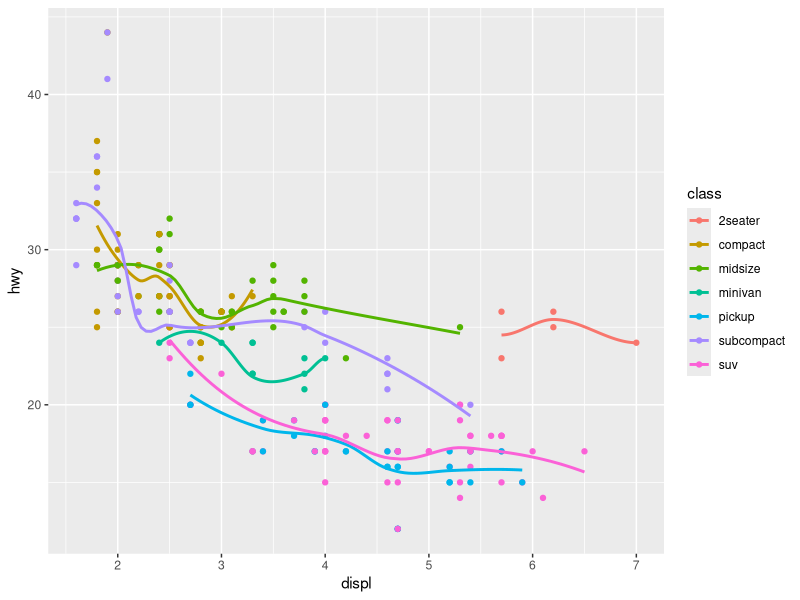
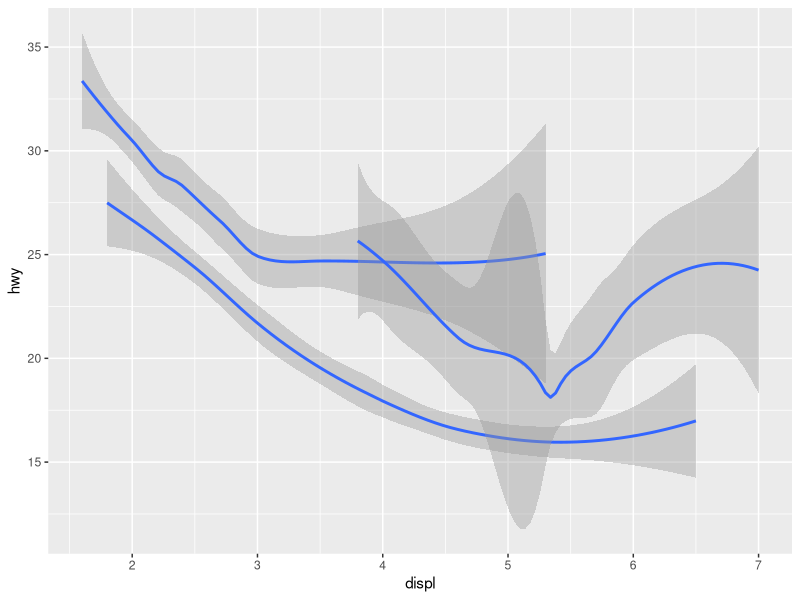
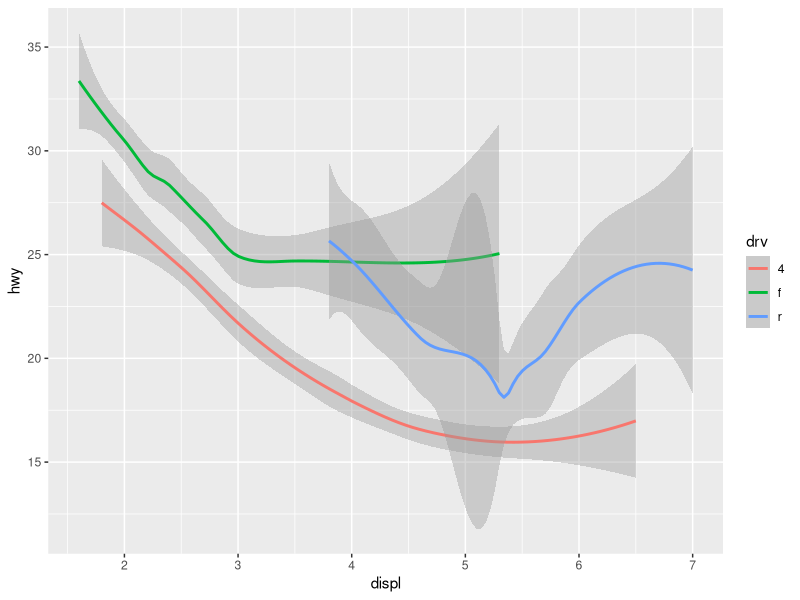
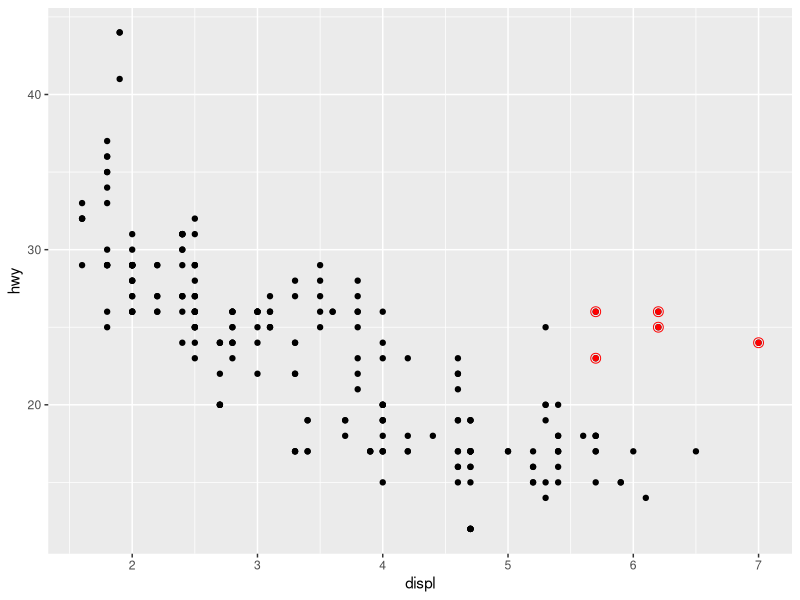
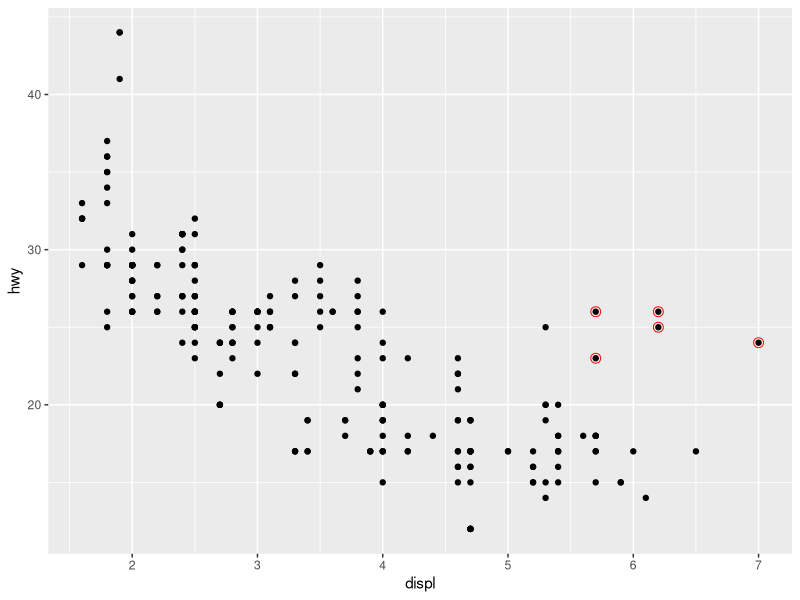
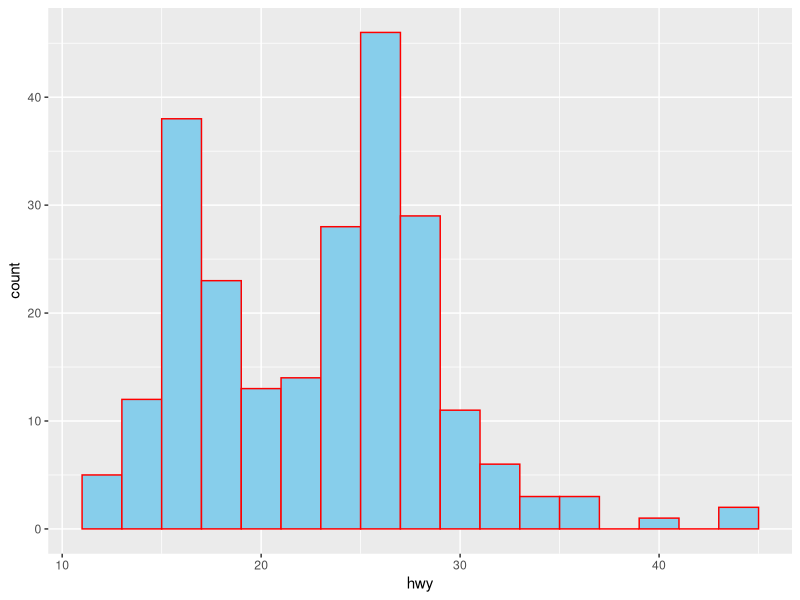
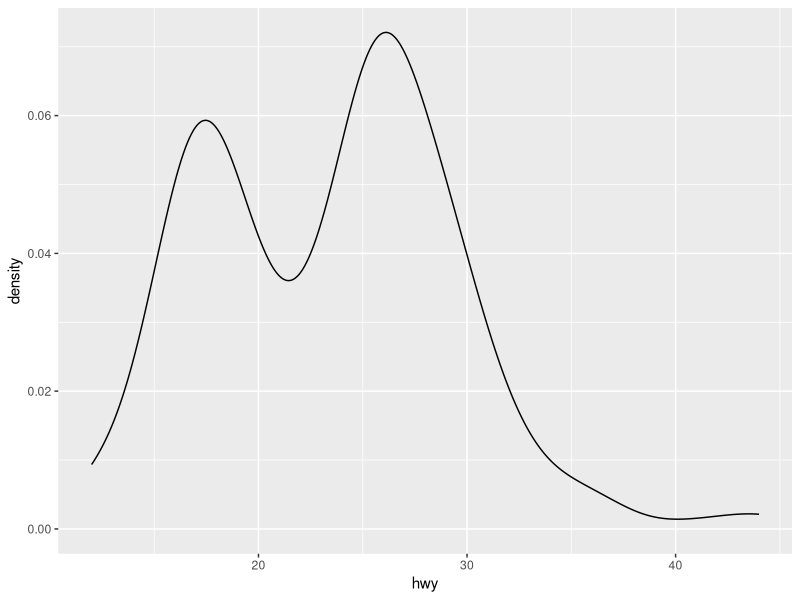
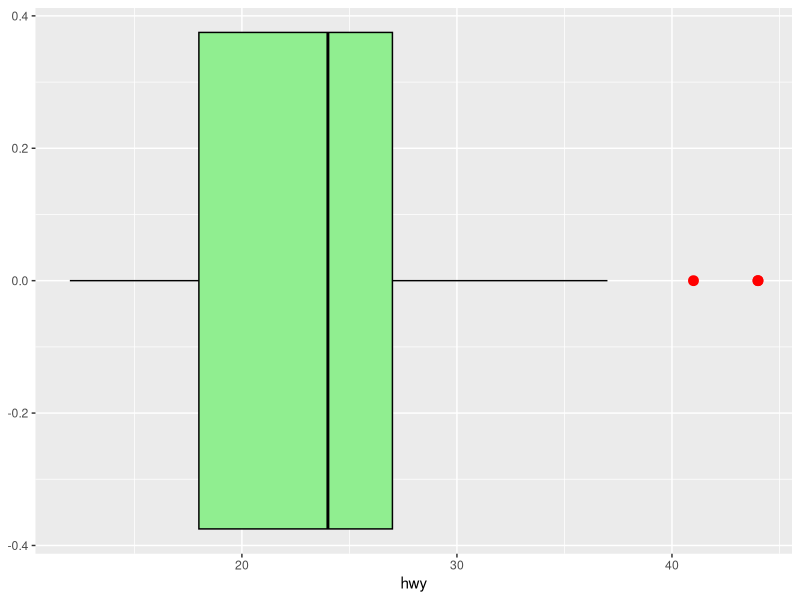

Reproduce these figures in R, in order.
library(tidyverse)

#(I) Aesthetic mappings

# relationship between displacement and highway miles for various classes of cars

# relationship between 2 numeric variables (eng size in litres and miles) -> use scatterplot
# use facet/shape/size/color to encode class
ggplot(mpg, aes(x = displ, y = hwy, color = class)) +
  geom_point() +
  geom_smooth(method = "auto", se = FALSE)

#Note:
#Mapping an un-ordered discrete (categorical) variable (class) to an ordered aesthetic (size or alpha) 
#is generally not a good idea because it implies a ranking that does not in fact exist  


#Group
ggplot(mpg, aes(x = displ, y = hwy)) +
  geom_smooth(aes(group = drv))

ggplot(mpg, aes(x = displ, y = hwy)) +
  geom_smooth(aes(color = drv))

#highlight 2 seater class in a scatter plot
ggplot(mpg, aes(x = displ, y = hwy)) + 
  geom_point() +                            #Layer1 all blank points
  geom_point(
    data = mpg |> filter(class == "2seater"),
    color = "red"                           #Layer2 re-plots the 2-seater dots in red
  ) +
  geom_point(
    data = mpg |> filter(class == "2seater"), 
    shape = "circle open",                  #Layer3 plots the open circle, creating the bullseye effect 
    size = 3, 
    color = "red"
  )
#Note:  The below code block will draw red circles around the black dots for 2 seaters.
#       This is because ggplot2 plots layers like transparent stickers stacked on top of each other
 ggplot(mpg, aes(x = displ, y = hwy)) + 
    geom_point() + 
    geom_point(
      data = mpg |> filter(class == "2seater"), 
      shape = "circle open",
      size = 3,
      color = "red"
    )


#Histogram plot to study the distribution of highway miles
ggplot(mpg, aes(x = hwy)) +
  geom_histogram(
    binwidth = 2,
    color = "red",
    fill = "skyblue"
  )


#Density plot to study the distribution of highway miles
ggplot(mpg, aes(x = hwy)) +
  geom_density()

#Box plot to study the distribution of highway miles 
ggplot(mpg, aes(x = hwy)) +
  geom_boxplot(
    fill = "lightgreen",
    color = "black",
    outlier.size = 3,
    outlier.color = "red"
  )

#Note:
#geom_boxplot works with a single x axis because it treats that as a category and plots the distribution on the y axis
#geom_jitter needs both x & y axis so that the jitter points know where to go exactly

#common trick is to add a constant y so that all points align horizontally
ggplot(mpg, aes(x = hwy)) +
  geom_boxplot(
    fill = "lightgreen",
    color = "black",
    outlier.size = 3,
    outlier.color = "red"
  ) +
  geom_jitter(
    aes(y = 1),
    color = "orange",
    alpha = 0.5
  )

#alternative is to flip the axes
ggplot(mpg, aes(x = "", y = hwy)) +
  geom_boxplot(
    fill = "lightgreen",
    color = "black",
    outlier.size = 3,
    outlier.color = "red"
  ) +
  geom_jitter(
    width = 0.3,
    color = "orange",
    alpha = 0.5
  )

#Exercise

#1)
#scatter plot to study the relationship between engine size(displ) and mileage(hwy)
#plot a smooth line over the scatter plot
ggplot(mpg, aes(x = displ, y = hwy)) +
  geom_point(
    size = 3
  ) +
  geom_smooth(
    method = "auto",
    color = "blue",
#    linewidth = 1,
    se = FALSE
  )


#2)
#scatter plot to study the relationship between engine size(displ) and mileage(hwy)
#plot a smooth line over the scatter plot for each level of drv
ggplot(mpg, aes(x = displ, y = hwy)) +
  geom_point(
    size = 3
  ) +
  geom_smooth(
    aes(group = drv),
    method = "auto",
    color = "blue",
    se = FALSE
  )

#3)
#scatter plot to study the relationship between engine size(displ) and mileage(hwy)
#plot separate colors for points for each level of drv
#plot separate smooth lines over the scatter plot for each level of drv
ggplot(mpg, aes(x = displ, y = hwy, color = drv)) +
  geom_point(
    size = 3
  ) +
  geom_smooth(
    method = "auto",
    se = FALSE
  )

#4)
#scatter plot to study the relationship between engine size(displ) and mileage(hwy)
#plot separate color points for each level of drv
#plot a single smooth line over the scatter plot

ggplot(mpg, aes(x = displ, y = hwy)) +
  geom_point(
    aes(color = drv),
    size = 3
  ) +
  geom_smooth(
    method = "auto",
    se = FALSE
  )

#4)
#scatter plot to study the relationship between engine size(displ) and mileage(hwy)
#plot separate colors for points for each level of drv
#plot separate smooth lines of different type over the scatter plot for each level of drv
ggplot(mpg, aes(x = displ, y = hwy)) +
  geom_point(
    aes(color = drv),
    size = 3
  ) +
  geom_smooth(
    aes(linetype = drv),
    method = "auto",
    se = FALSE,
  )

#(II) Facets

#Faceting splits a plot into subplots that each display one subset of the data based on a categorical variable

ggplot(mpg, aes(x = displ, y = hwy)) + 
  geom_point() +
  facet_wrap(~cyl) +
  labs(
    title = "Scatter plot displ vs hwy miles", 
    subtitle = "facet by cyl"
  )

#facet_grid(rows ~ columns)
#facet_grid(x ~ .) = facet in rows
#facet_grid(. ~ y) = facet in columns
ggplot(mpg, aes(x = displ, y = hwy)) +
  geom_point(
    size = 1
  ) +
  facet_grid(drv ~ cyl) +
  labs(
    title = "Scatter plot displ vs hwy miles",
    subtitle = "facet by drive engine and cyl"
  )

#To visualize the relationship within each facet better, set the scales argument to free
#"free_x" will allow for different scales of x-axis across columns
#"free_y" will allow for different scales on y-axis across rows
#"free" will allow both
#Controls whether axes are fixed or free (e.g., "fixed", "free", "free_x", "free_y")
ggplot(mpg, aes(x = displ, y = hwy)) +
  geom_point() +
  facet_grid(
    drv ~ cyl,
    scales = "free"
  ) +
  labs(
    title = "Scatter plot displ vs hwy miles",
    subtitle = "facet by drive engine and cyl nos"
  )

#nrow controls how the facet panels are laid out. nrow=2 forces ggplot to plot the facets in 2 horizontal rows.
ggplot(mpg, aes(x = displ, y = hwy)) +
  geom_point() +
  facet_wrap(~drv, nrow = 2)

#For small to medium datasets: Color works well; faceting may feel unnecessary
# For larger datasets:
#   1.Faceting becomes more valuable because it breaks down complexity.
#   2.Color can get overwhelmed due to overplotting — you might miss patterns.
#   3.Combining both is often a good idea: facet by one variable, color by another (if distinct and small in number).


#(III) Statistical Transformations

#Many graphs, like scatterplots, plot the raw values of your dataset. 

#Other graphs, like bar charts, calculate new values to plot:
#1. Bar charts, histograms, and frequency polygons bin your data and then plot bin counts, the number of points that fall in each bin
#2. Smoothers fit a model to your data and then plot predictions from the model
#3. Boxplots compute the five-number summary of the distribution and then display that summary as a specially formatted box

#The algorithm used to calculate new values for a graph is called a stat, short for statistical transformation.

#If you already have the count , use stat = identity to plot the count directly
diamonds |>
  count(cut) |>
  ggplot(aes(x = cut, y = n)) +
  geom_bar(stat = "identity") +
  geom_text(aes(label = n), vjust = -0.5, size = 3) 
  #geom_label(aes(label = n), vjust = -0.5, size = 3) #geom label will show a background box behind the text


#after_stat() is used inside aes() to refer to a computed variable after a statistical transformation has been applied
#geom_bar() : stat=count :  count / prop
#geom_histogram : stat=bin : count / density / ncount / ndensity
#geom_smooth : stat=smooth : y, ymin, ymax
#geom_boxplot : stat=boxplot : ymin / lower / middle / upper / ymax / outliers


ggplot(diamonds) +
  geom_bar(aes(x = cut, y = after_stat(prop), group = 1))
#geom_bar groups the data. By using group = 1 we are forcing ggplot to treat all rows as 1 group to calculate the proportions


#(III.1) stat_summary()

#stat_summary() lets us summarize the data before plotting - instead of plotting the raw data points
ggplot(diamonds) +
  stat_summary(
    aes(x = cut, y = depth),
    fun.min = min,
    fun.max = max,
    fun = median
  )


#plot mean highway miles for each class as a point
ggplot(mpg, aes(x = class, y = hwy)) +
  stat_summary(
    fun = mean,
    geom = "point",  #show the points in layer 1
    color = "blue",
    size = 3
  ) + 
  stat_summary(
    fun = mean,
    geom = "text",   #show the values in layer 2
    aes(label = round(after_stat(y),2)),
    vjust = -0.6,
    color = "black"
  )

#show the mean of highway miles for each class with error bars showing +-1 SD
ggplot(mpg, aes(x = class, y = hwy)) +
  stat_summary(
    fun = mean,
    geom = "point", #Layer 1 will plot the mean point
    color = "blue",
    size = 3
  ) +
  stat_summary(
    fun = "mean",
    geom = "text", #Layer 2 will show the mean value for the point
    aes(label = round(after_stat(y),2)),
    color = "black",
    hjust = 1.3
  ) +
  stat_summary(
    fun.data = mean_sdl, 
    fun.args = list(mult = 1),
    geom = "errorbar", #Layer 3 will show the errorbar with +-1 SD
    width = 0.2
  ) +
  stat_summary(
    inherit.aes = FALSE,
    mapping = aes(x = class, y = hwy, label = round(after_stat(ymin),2)),
    fun.data = mean_sdl,
    fun.args = list(mult = 1),
    geom = "text",   #Layer 4 will show the minimum value in red
    color = "red",
    vjust = -1.5 
  ) +
  stat_summary(
    inherit.aes = FALSE,
    mapping = aes(x = class, y = hwy, label = round(after_stat(ymax),2)),
    fun.data = mean_sdl,
    fun.args = list(mult = 1),
    geom = "text",  #Layer 5 will show the maximum value in green
    color = "darkgreen",
    vjust = 2
  )


#(IV) Position Adjustments

#plot by drv engine
ggplot(mpg, aes(x = drv)) +
  geom_bar(aes(color = drv)) +
  geom_text(
    stat = "count",
    aes(label = after_stat(count)),
    vjust = -0.5
  )

#plot by drv engine
ggplot(mpg, aes(x = drv)) +
  geom_bar(
    aes(fill = drv)
  ) +
  geom_text(
    stat = "count",
    aes(label = after_stat(count)),
    vjust = -0.5
  )

#plot by drv engine and different class
ggplot(mpg, aes(x = drv)) +
  geom_bar(
    aes(fill = class)
  )

#Interesting : Show count for each stack
ggplot(mpg, aes(x = drv)) +
  geom_bar(aes(fill = class)) + #Layer1 will the bar chart
                                #fill = class will stack the bars
  
  #stat=count will make ggplot automatically compute the row count for each combination of aesthetics drv & class
  geom_text(
    stat = "count",
    aes(
      fill = class, 
      label = after_stat(count)
    ),
    position = position_stack(vjust = 0.5),
    color = "white"
  )

#In ggplot2, position adjustments control how elements are arranged when they would otherwise overlap
#Especially important in bar charts where multiple bars can be mapped to the same x-position

#(IV.1) position = "identity"
#Bars overlap directly
#Bars stacked on top of each other, unless alpha is used to differentiate them
ggplot(mpg, aes(x = drv)) +
  geom_bar(
    aes(fill = class),
    position = "identity",
    alpha = 0.5
  ) 

#(IV.2) position = "dodge"
#Bars are placed next to each other within each x group
ggplot(mpg, aes(x = drv)) +
  geom_bar(
    aes(fill = class),
    #position = "dodge"
    position = position_dodge(width = 0.9)
  ) +
  geom_text(
    stat = "count",
    aes(fill = class, label = after_stat(count)),
    position = position_dodge(width = 0.9),
    color = "black",
    vjust = -0.2
  )

#(IV.3) position = "fill"
#Bars are stacked and scaled to the same height
ggplot(mpg, aes(x = drv)) +
  geom_bar(
    aes(fill = class),
    position = "fill"
  )

#(IV.4) position="jitter"
#Useful in scatterplots when we have overplotting, this adds some random noise to make the plot more revealing
ggplot(mpg, aes(x = displ, y = hwy)) +
  geom_jitter(width = 0.2, alpha = 0.5, color = "blue")

#Another way to manage overplotting is geom_count() which scales the size of the point based on the number of
#observations that share the same (x,y) coordinates
ggplot(mpg, aes(x = displ, y = hwy)) +
  geom_count()




